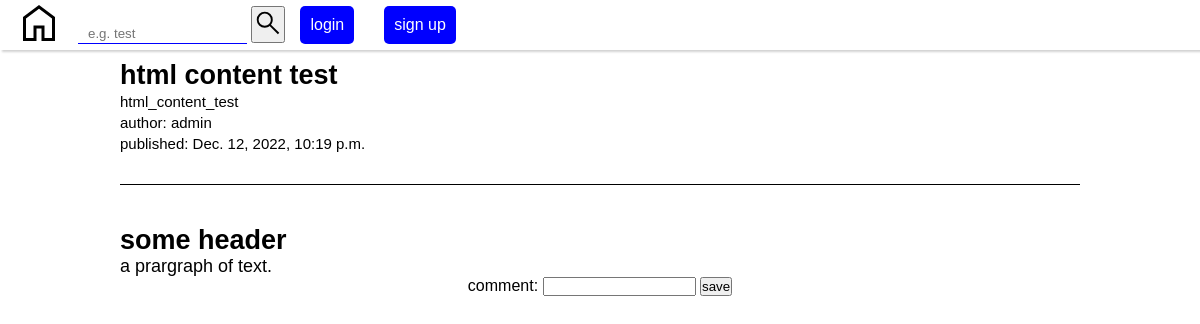
Page /post/5 on the earlier database version.
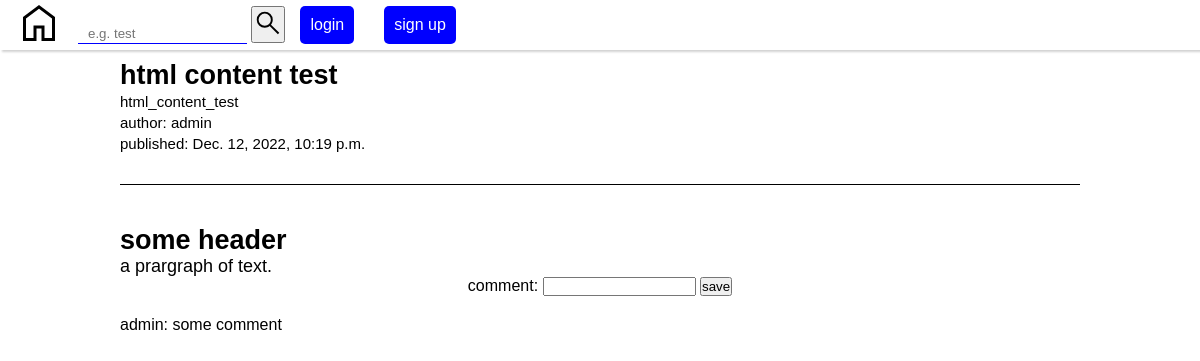
Same page on the later database version.
### blog/models.py (models this page shows, shortened)
class Post(models.Model):
    title = models.CharField(max_length = 200, unique = True)
    slug = models.SlugField(max_length = 200, unique = True)
    content = models.TextField(max_length = 1000)
    created = models.DateTimeField(auto_now_add = True)
    edited = models.DateTimeField(auto_now_add = True)
    published = models.IntegerField(choices = PUBLISHED_CHOICES)
    author = models.ForeignKey(User, on_delete = models.CASCADE)

class Comment(models.Model):
    text = models.CharField(max_length = 200, unique = True)
    date_published = models.DateTimeField(auto_now_add = True)
    author = models.ForeignKey(User, on_delete = models.CASCADE)
    post = models.ForeignKey(Post, on_delete = models.CASCADE)

### blog/views.py (the view)
# urls.py: path('post/<int:post_id>', views.post, name='post'),
def post(request, post_id):
    post = get_object_or_404(Post, pk=post_id, published=PUBLISHED)
    comments = Comment.objects.filter(post=post) #type: ignore
    return render(request, 'post.html', {'post': post, 'comments': comments})

### blog/templates/post.html (shortened to what this page needs)
{% extends 'base.html' %}
{% load static %}
{% block styles %}
<link rel="stylesheet" href="{% static 'blog/post.css' %}">
{% endblock %}
{% block content %}
<section class="container">
  <div class="content header">
 <h1>{{ post.title }}</h1>
 <div>
  <small>{{ post.slug }}</small>
 </div>
 <div>
  <small>author: {{ post.author.username }}</small>
 </div>
 <div>
   <small>published: {% firstof post.edited post.created %}</small>
 </div>
  </div>
 <div class="content">{{ post.content | safe }}</div>
 <form action="/comment/{{post.id}}" method="POST" class=".comment-form">
   <label for="text">comment: </label>
  <input type="text" name="text" />
  <button type="submit">save</button>
 </form>
 <div class="comments">
   {% for comment in comments %}
   <span class="comment">{{comment.author.username}}: {{comment.text}}</span>
   {% endfor %}
 </div>
</section>
{% endblock %}

### blog/templates/base.html (shortened to what this page needs)
{% load static %}
<!DOCTYPE html>
<html lang="en">
  <head>
    <link rel="stylesheet" href="{% static 'blog/base.css' %}">
    {% block styles %}{% endblock %}
  </head>
  <body>
    <nav class="nav">
      <a href="/"><img src="{% static 'svg/home.svg' %}" alt="home" /></a>
      <div class="searchbar">
        <form method="get" action="/search/">
          <input type="text" name="query" placeholder="e.g. test" />
          <button type="submit"><img src="{% static 'svg/search.svg' %}" alt="search" /></button>
        </form>
      </div>
      {% if not user.is_authenticated %}
      <a href="/login/" class="button">login</a>
      <a href="/signup/" class="button">sign up</a>
      {% else %}
      hello {{ user.get_username }}
      <a href="/logout/" class="button">logout</a>
        {% if perms.blog.add_post %}
          <a href="/edit/" class="button">create a post</a>
        {% endif %}
      {% endif %}
    </nav>
    {% block content %}{% endblock %}
    <footer>
    </footer>
  </body>
</html>

### blog/static/blog/base.css (style rules this page uses)
* { margin: 0; padding: 0; font-family: 'Gill Sans', 'Gill Sans MT', Calibri, 'Trebuchet MS', sans-serif; }
body { display: flex; flex-direction: column; justify-content: center; align-items: center; }
.button { background-color: blue; border-radius: 5px; text-decoration: none; color: white; padding: 10px; }
.nav { width: 100vw; height: 50px; display: flex; align-items: center; justify-content: flex-start; box-shadow: 2px 2px 2px lightgrey; }
.nav a { margin: 15px; }
.nav input { border: none; border-bottom: 1px solid blue; height: 20px; padding-left: 10px; padding-right: 10px; }
.nav button { height: 100%; }
.nav button img { height: 30px; }
footer { width: 100vw; height: 50px; }

### blog/static/blog/post.css (style rules this page uses)
.container { display: flex; flex-direction: column; justify-content: center; align-items: center; width: 80vw; }
.header { margin-top: 10px !important; margin-bottom: 20px !important; padding-bottom: 30px !important; border-bottom: 1px solid black; }
.content { width: 100%; display: block; margin-top: 20px; font-size: 18px; }
.comments { width: 80vw; display: flex; flex-direction: column; align-items: flex-start; justify-content: flex-start; }
.comment { width: 100%; display: flex; flex-direction: column; align-items: flex-start; justify-content: center; margin-top: 20px; }

Differences in the rows shown:
added Comment: author.username "admin", text "some comment"
